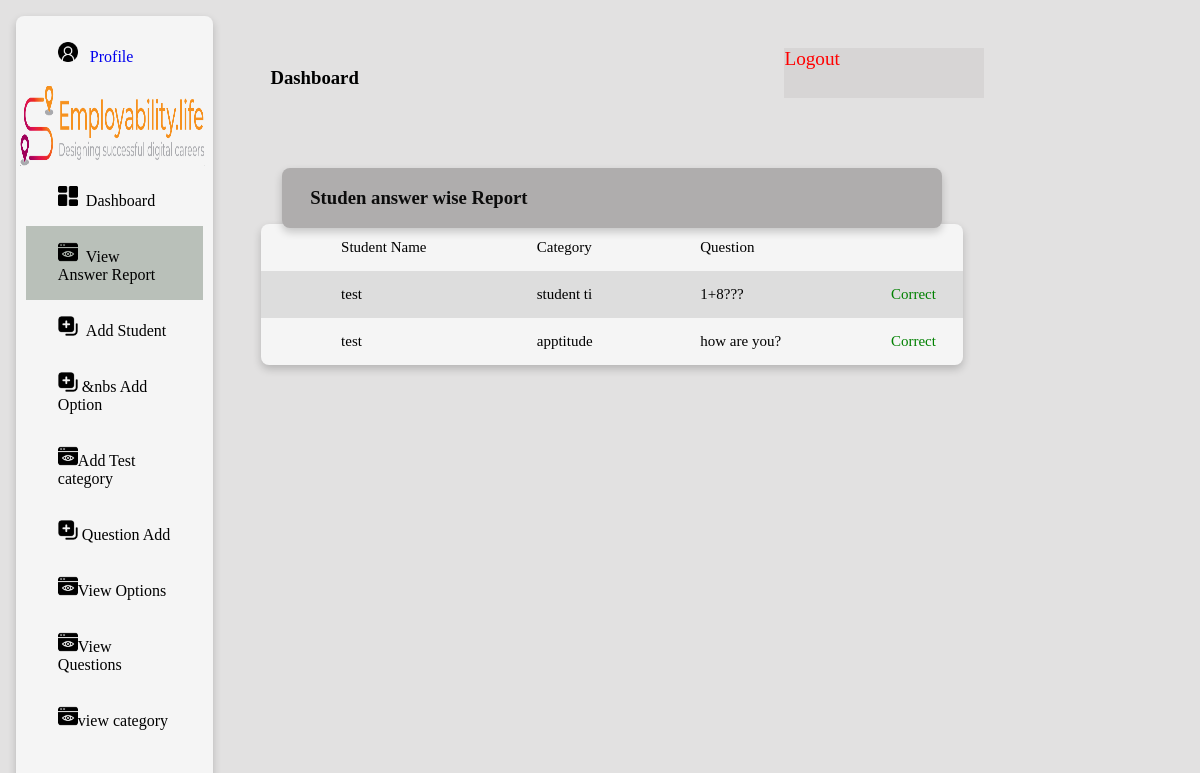
/correct_answer/, run on an earlier commit of the app's database.
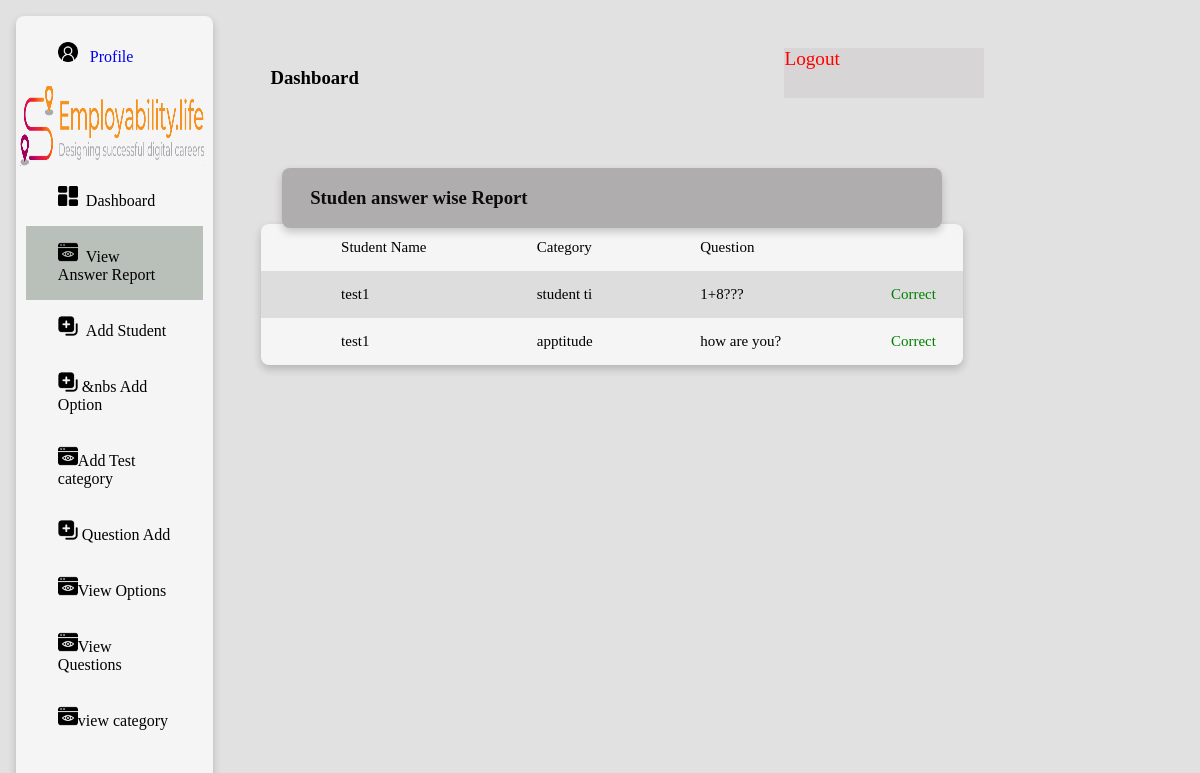
And on a later commit of the database.
### quiz/models.py (models this page shows, shortened)
class Answer(models.Model):
    owner=models.ForeignKey(registerform,on_delete=models.CASCADE, null=True, default="")
    quiz1=models.ForeignKey(Quiz, on_delete=models.CASCADE, null=True, default="")
    question=models.ForeignKey(question, on_delete=models.CASCADE, null=True, default="")
    score=models.BooleanField()

class registerform(models.Model):
    name=models.CharField(max_length=100)
    email=models.EmailField()
    Enrollment_No=models.CharField(max_length=100)
    password=models.CharField(max_length=20)
    Attendance=models.PositiveIntegerField(default=0)
    cgpa=models.CharField("CGPA",default='',max_length=10,blank=True)
    gpa=models.CharField("GPA",default='',max_length=10,blank=True)
    review=models.TextField(default="",blank=True)
    score=models.PositiveIntegerField(default=0,blank=True,)
    def __str__(self):
        return self.name

class Quiz(models.Model):
    title=models.CharField(max_length=10)
    category=models.ForeignKey(Testcategory,on_delete=models.CASCADE, null=True, default="")
    time_stamp=models.DateField(auto_now=True)
    def __str__(self):
        return self.title

class question(models.Model):
    categoryName=models.ForeignKey(Testcategory, on_delete=models.CASCADE, null=True, default="")
    question=models.TextField()
    def __str__(self):
        return self.question

### quiz/views.py (the view)
# urls.py: path('correct_answer/',correct_answer,name='correct_answer'),
def correct_answer(request):
    ans=Answer.objects.all()
    return render(request,'viewanswer.html',{'ans':ans})

### quiz/templates/viewanswer.html (shortened to what this page needs)
{% load static %}
<html>
    <head>
        <link rel="stylesheet" href="{% static 'css/demo.css' %}">
    </head>
    <body>
        <div class="main">
            <div class="menu">
                <div class="card menu_item">
                    <span class="button button1" onclick="window.location.href='';" style="margin-top: 10px;">
                        <a href="{% url 'adprofile' %}" style="text-decoration: none;">
                            <img src="{% static 'icon/profile.png' %}" height="20px" width="20px"> &nbsp Profile
                        </a>
                    </span>
                    <br>
                    <div class="logo"><img src="{% static 'images/logo.png' %}" height="80px" width="94%" style="margin:2%;"
                            onclick="window.location.href='#';"></div>
                    <a class="button button1" href={% url 'index1' %}><img src="{% static 'icon/dashbord.png' %}"
                            height="20px" width="20px"> &nbspDashboard</span></a>
                    <a class="button button1 active" href={% url 'correct_answer' %}><img src="{% static 'icon/view.png' %}"
                            height="20px" width="20px"> &nbspView Answer Report</span></a>
                    <a class="button button1" href={% url 'addstudent' %}><img src="{% static 'icon/create.png' %}"
                            height="20px" width="20px"> &nbspAdd Student</span></a>
                    <a class="button button1" href={% url 'addoption' %}><img src="{% static 'icon/create.png' %}"
                            height="20px" width="20px"> &nbs Add Option</span></a>
                    <a class="button button1" href={% url 'addcategory' %}><img src="{% static 'icon/view.png' %}"
                            height="20px" width="20px">Add Test category</span></a>
                    <a class="button button1 " href={% url 'quistion1' %}><img src="{% static 'icon/create.png' %}"
                            height="20px" width="20px"> Question Add</span></a>
                    <a class="button button1" href={% url 'viewoption' %}><img src="{% static 'icon/view.png' %}"
                            height="20px" width="20px">View Options</span></a>
                    <a class="button button1" href={% url 'viewquestion' %}><img src="{% static 'icon/view.png' %}"
                            height="20px" width="20px">View Questions</span></a>
                    <a class="button button1" href={% url 'viewcategory' %}><img src="{% static 'icon/view.png' %}"
                            height="20px" width="20px">view category </span></a>
                            <br>
                </div>
            </div>
            <div class="stdreportdrd">
                <div class="dashboard">
                <div class="hed">
                    <h3 class="dbord"> &nbsp Dashboard</h3>
                </div>
                <a href="{% url 'admlogout' %}" class="button logout" style="text-decoration: none;color: red;font-size: larger;">Logout</span></a>
                <div class="card table stdtbl">
                    <div class="card studentreport">
                        <h3 style="font-weight: bold;">&nbsp &nbsp &nbsp Studen answer wise Report</h3>
                    </div>
                    <table>
                        <tr>
                                <td>Student Name</td>
                                <td>Category</td>
                                <td>Question</td>
                        </tr>
                        {% for i in ans %}
                        <tr>
                            <td>{{i.owner}}</td>
                            <td>{{i.quiz1}}</td>
                            <td>{{i.question}}</td>
                            <td style="color: green;">Correct</td>
                        </tr>
                        {% endfor %}
                    </table>
                </div>
            </div>
        </div>
    </body>
</html>

What changed in the data, as far as the page shows it:
changed through a linked row, Answer "student ti": owner "test" → "test1"
changed through a linked row, Answer "apptitude": owner "test" → "test1"
